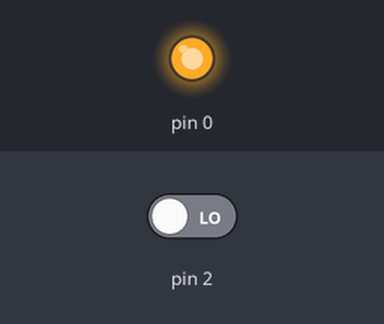
Recording of a sketch running on a simulated Arduino Uno, built with avr-gcc and run on an emulated ATmega328P. Parts: output pins drawn as LEDs (lit = HIGH). The test bench sets the inputs (shaded band); at power-on: pin 2 LOW.

Above: at 1.2 s.
1.3 s: pin 2 driven HIGH
At 2.4 s:
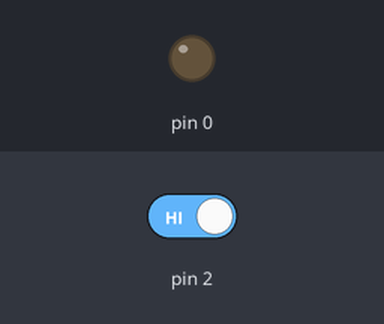
2.8 s: pin 2 driven LOW
At 3.6 s:
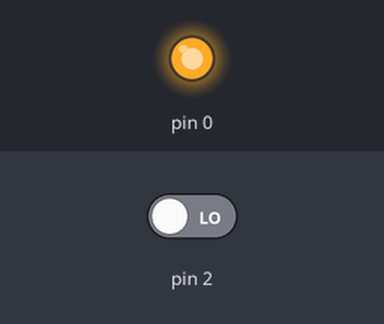
Timing chart, 0 to 5.8 s (numbered marks = the images above; inputs shaded):
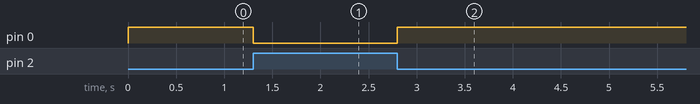

Measured:
- after the input at 1.3 s, pin 0: HIGH → LOW at once
- after the input at 2.8 s, pin 0: LOW → HIGH at once

The sketch:

TX_LED_Arduino.ino
```cpp
volatile int state = HIGH;
int led = 0;

void setup()
{
  pinMode(0, OUTPUT);
  attachInterrupt(0, blink, CHANGE);
}

void loop()
{
  digitalWrite(0, state);
}

void blink()
{
  state = !state;
}
```
